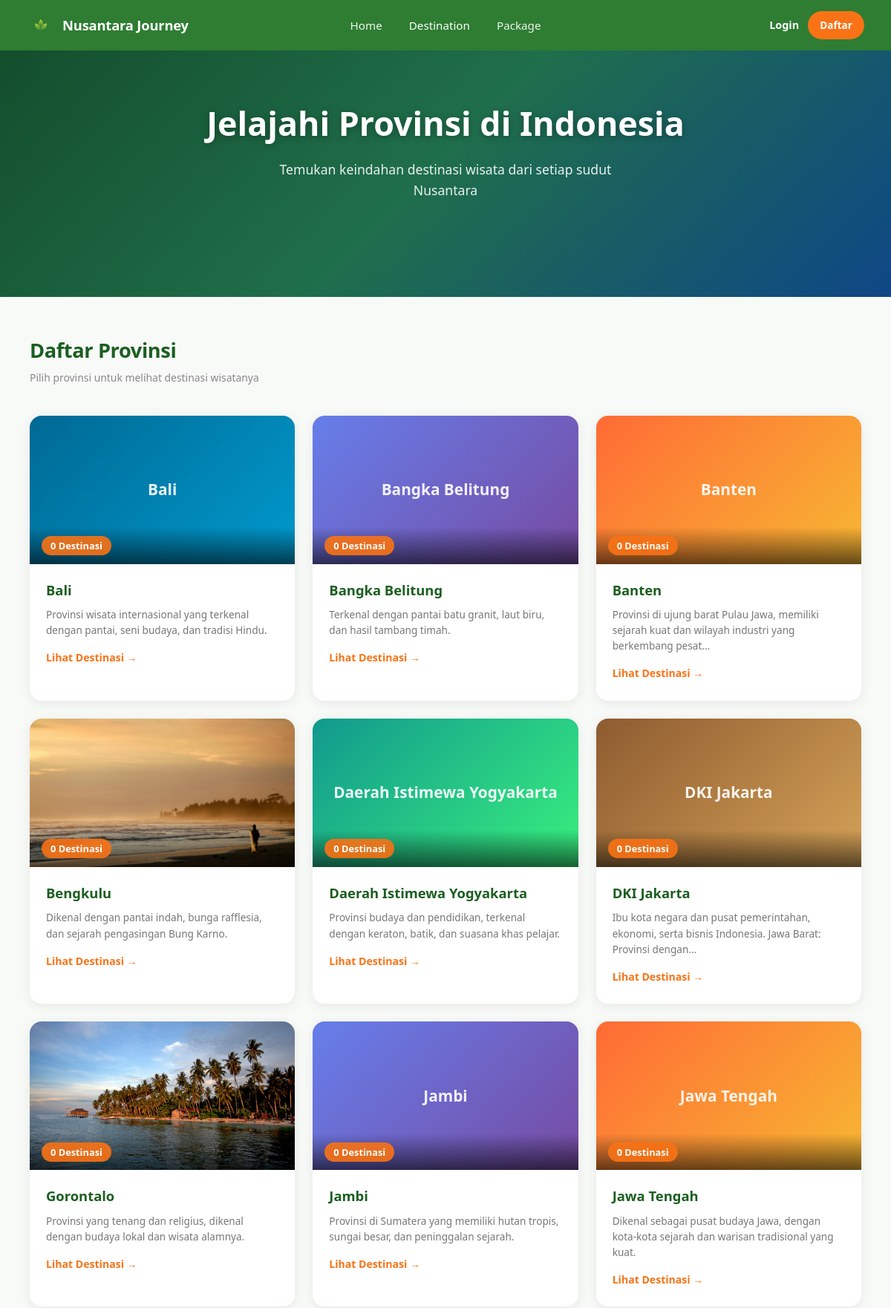
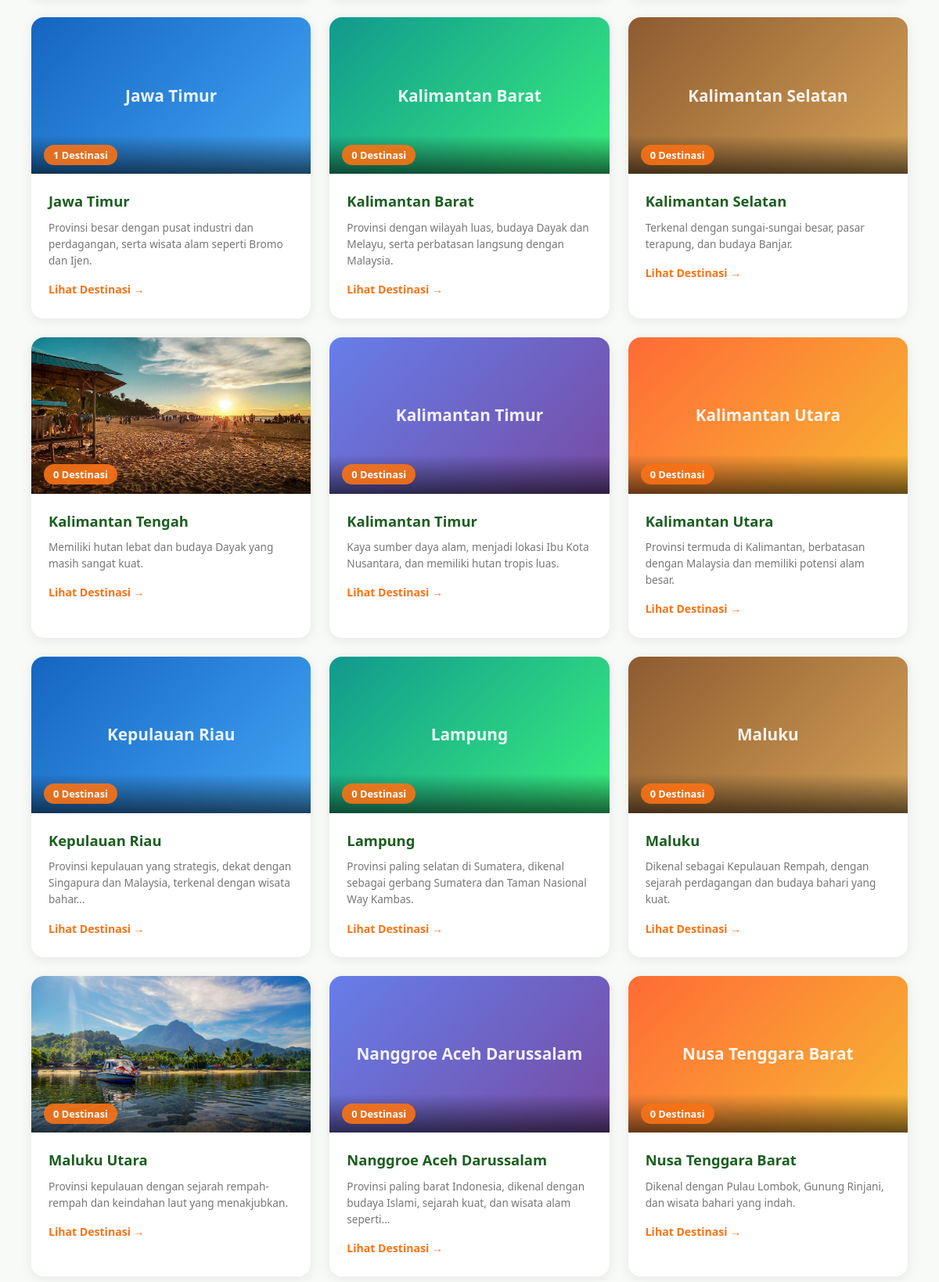
Screenshot of /user/provinsi.php (upper part) with the database file from the repository (2 pictures, top to bottom).
### tables this page shows
CREATE TABLE `provinsi` (
  `id` int(11) NOT NULL,
  `nama_provinsi` varchar(100) NOT NULL,
  `pulau` varchar(100) DEFAULT NULL,
  `ibu_kota` varchar(100) DEFAULT NULL,
  `populasi` varchar(50) DEFAULT NULL,
  `deskripsi` text DEFAULT NULL,
  `gambar` varchar(255) DEFAULT NULL,
  `highlight` varchar(255) DEFAULT NULL,
  `created_at` timestamp NOT NULL DEFAULT current_timestamp()
);

### user/provinsi.php (the view, shortened to what this page needs)
<?php
require_once '../koneksi.php';
$q = mysqli_query($koneksi, "SELECT p.*, COUNT(d.id) as jumlah_destinasi
    FROM provinsi p
    LEFT JOIN destinasi d ON p.id = d.provinsi_id
    GROUP BY p.id
    ORDER BY p.nama_provinsi ASC");
$warna_fallback = [
    'linear-gradient(135deg,#006994,#0099cc)',
    'linear-gradient(135deg,#667eea,#764ba2)',
    'linear-gradient(135deg,#ff6b35,#f7b733)',
    'linear-gradient(135deg,#1565c0,#42a5f5)',
    'linear-gradient(135deg,#11998e,#38ef7d)',
    'linear-gradient(135deg,#8e5b30,#d4a257)',
];
?>
<!DOCTYPE html>
<html lang="id">
<head>
    <link rel="stylesheet" href="../assets/css/index.css">
    <link rel="stylesheet" href="../assets/css/provinsi.css">
    <link rel="stylesheet" href="https://cdnjs.cloudflare.com/ajax/libs/font-awesome/6.5.1/css/all.min.css">
</head>
<body>
    <nav class="main-nav">
        <a href="../index.php" class="nav-brand">
            <img src="../uploads/logo.png" alt="Logo" class="nav-logo-leaf" onerror="this.style.display='none'">
            <span class="nav-brand-name">Nusantara Journey</span>
        </a>
        <div class="nav-links">
            <a href="../index.php">Home</a>
            <a href="provinsi.php" class="aktif">Destination</a>
            <a href="provinsi.php">Package</a>
        </div>
        <div style="display: flex; gap: 12px; align-items: center;">
            <?php if (isset($_SESSION['user_id'])): ?>
                <a href="dashboard.php" style="color: white; text-decoration: none; font-weight: 600; font-size: 0.9rem;">Dashboard</a>
                <a href="../logout.php" style="background: rgba(255,255,255,0.2); color: white; padding: 8px 16px; border-radius: 20px; text-decoration: none; font-weight: 600; font-size: 0.85rem;">Logout</a>
            <?php else: ?>
                <a href="../login.php" style="color: white; text-decoration: none; font-weight: 600; font-size: 0.9rem;">Login</a>
                <a href="../register.php" style="background: #f97316; color: white; padding: 8px 16px; border-radius: 20px; text-decoration: none; font-weight: 600; font-size: 0.85rem;">Daftar</a>
            <?php endif; ?>
        </div>
    </nav>
    <section class="provinsi-hero">
        <div class="provinsi-hero-overlay"></div>
        <div class="provinsi-hero-content">
            <h1>Jelajahi Provinsi di Indonesia</h1>
            <p>Temukan keindahan destinasi wisata dari setiap sudut Nusantara</p>
        </div>
    </section>
    <section class="provinsi-section">
        <div class="section-container">
            <div class="section-header" style="margin-bottom: 40px;">
                <div class="section-header-left">
                    <h2>Daftar Provinsi</h2>
                    <p>Pilih provinsi untuk melihat destinasi wisatanya</p>
                </div>
            </div>
            <?php if ($q && mysqli_num_rows($q) > 0): ?>
            <div class="provinsi-grid">
                <?php $i = 0; while ($row = mysqli_fetch_assoc($q)):
                    $warna = $warna_fallback[$i % count($warna_fallback)];
                    $ada_gambar = !empty($row['gambar']) && file_exists('../uploads/' . $row['gambar']);
                    $i++;
                ?>
                <a class="provinsi-card" href="provinsi_detail.php?id=<?= $row['id'] ?>">
                    <div class="provinsi-card-img">
                        <?php if ($ada_gambar): ?>
                            <img src="../uploads/<?= htmlspecialchars($row['gambar']) ?>" alt="<?= htmlspecialchars($row['nama_provinsi']) ?>">
                        <?php else: ?>
                            <div class="provinsi-card-fallback" style="background:<?= $warna ?>">
                                <span><?= htmlspecialchars($row['nama_provinsi']) ?></span>
                            </div>
                        <?php endif; ?>
                        <div class="provinsi-card-overlay">
                            <span class="provinsi-card-count"><?= $row['jumlah_destinasi'] ?> Destinasi</span>
                        </div>
                    </div>
                    <div class="provinsi-card-body">
                        <h3><?= htmlspecialchars($row['nama_provinsi']) ?></h3>
                        <p><?= htmlspecialchars(substr($row['deskripsi'] ?? '', 0, 100)) ?><?= strlen($row['deskripsi'] ?? '') > 100 ? '...' : '' ?></p>
                        <span class="btn-provinsi-detail">Lihat Destinasi &rarr;</span>
                    </div>
                </a>
                <?php endwhile; ?>
            </div>
            <?php else: ?>
            <div class="provinsi-empty">
                <p>Belum ada provinsi tersedia.</p>
            </div>
            <?php endif; ?>
        </div>
    </section>
</body>
</html>

### assets/css/index.css (style rules this page uses)
*, *::before, *::after { box-sizing: border-box; margin: 0; padding: 0; }
body { font-family: 'Segoe UI', Tahoma, Geneva, Verdana, sans-serif; line-height: 1.6; color: #333; }
.main-nav { position: absolute; top: 0; left: 0; right: 0; z-index: 100; padding: 0 36px; height: 68px; display: flex; justify-content: space-between; align-items: center; background: #2e7d32; }
.nav-brand { display: flex; align-items: center; gap: 10px; text-decoration: none; }
.nav-logo-leaf { width: 38px; height: 38px; }
.nav-brand-name { color: white; font-size: 1.15rem; font-weight: 700; letter-spacing: -0.2px; }
.nav-links { display: flex; align-items: center; gap: 36px; position: absolute; left: 50%; transform: translateX(-50%); }
.nav-links a { color: rgba(255,255,255,0.92); text-decoration: none; font-size: 0.95rem; font-weight: 500; transition: color 0.2s; }
.nav-links a:hover, .nav-links a.aktif { color: white; }
.section-container { max-width: 1200px; margin: 0 auto; }
.section-header { margin-bottom: 30px; display: flex; justify-content: space-between; align-items: flex-end; }
.section-header-left h2 { font-size: 1.7rem; color: #1b5e20; font-weight: 800; margin-bottom: 4px; letter-spacing: -0.4px; }
.section-header-left p { color: #888; font-size: 0.87rem; }

### assets/css/provinsi.css (style rules this page uses)
.provinsi-hero { position: relative; height: 50vh; min-height: 300px; display: flex; align-items: center; justify-content: center; background: linear-gradient(135deg, #1a6b3c 0%, #2d9e6b 50%, #1565c0 100%); overflow: hidden; }
.provinsi-hero-overlay { position: absolute; inset: 0; background: rgba(0,0,0,0.3); }
.provinsi-hero-content { position: relative; z-index: 2; text-align: center; padding: 0 20px; }
.provinsi-hero-content h1 { font-size: 2.8rem; color: white; font-weight: 900; margin-bottom: 12px; text-shadow: 0 2px 10px rgba(0,0,0,0.3); }
.provinsi-hero-content p { color: rgba(255,255,255,0.9); font-size: 1.1rem; max-width: 500px; margin: 0 auto; }
.provinsi-section { padding: 50px 40px 80px; background: #f8faf8; }
.provinsi-grid { display: grid; grid-template-columns: repeat(auto-fill, minmax(320px, 1fr)); gap: 24px; }
.provinsi-card { background: white; border-radius: 16px; overflow: hidden; box-shadow: 0 3px 16px rgba(0,0,0,0.08); transition: transform 0.3s, box-shadow 0.3s; text-decoration: none; color: inherit; display: block; }
.provinsi-card-img { height: 200px; position: relative; overflow: hidden; }
.provinsi-card-img img { width: 100%; height: 100%; object-fit: cover; display: block; transition: transform 0.4s ease; }
.provinsi-card-fallback { width: 100%; height: 100%; display: flex; align-items: center; justify-content: center; color: rgba(255,255,255,0.9); font-size: 1.3rem; font-weight: 700; }
.provinsi-card-overlay { position: absolute; bottom: 0; left: 0; right: 0; padding: 12px 16px; background: linear-gradient(to top, rgba(0,0,0,0.6), transparent); }
.provinsi-card-count { color: white; font-size: 0.8rem; font-weight: 600; background: rgba(249,115,22,0.9); padding: 4px 12px; border-radius: 20px; }
.provinsi-card-body { padding: 20px 22px 24px; }
.provinsi-card-body h3 { font-size: 1.15rem; color: #1b5e20; font-weight: 800; margin-bottom: 8px; }
.provinsi-card-body p { color: #777; font-size: 0.85rem; line-height: 1.55; margin-bottom: 14px; }
.btn-provinsi-detail { display: inline-block; color: #f97316; font-weight: 700; font-size: 0.88rem; text-decoration: none; transition: color 0.2s; }

### rows the page displays
provinsi: nama_provinsi "Bali", jumlah_destinasi "0", deskripsi "Provinsi wisata internasional yang terkenal dengan pantai, seni budaya, dan tradisi Hindu."
provinsi: nama_provinsi "Bangka Belitung", jumlah_destinasi "0", deskripsi "Terkenal dengan pantai batu granit, laut biru, dan hasil tambang timah."
provinsi: nama_provinsi "Banten", jumlah_destinasi "0", deskripsi "Provinsi di ujung barat Pulau Jawa, memiliki sejarah kuat dan wilayah industri yang berkembang pesat"
provinsi: gambar (picture), jumlah_destinasi "0", nama_provinsi "Bengkulu", deskripsi "Dikenal dengan pantai indah, bunga rafflesia, dan sejarah pengasingan Bung Karno."
provinsi: nama_provinsi "Daerah Istimewa Yogyakarta", jumlah_destinasi "0", deskripsi "Provinsi budaya dan pendidikan, terkenal dengan keraton, batik, dan suasana khas pelajar."
provinsi: nama_provinsi "DKI Jakarta", jumlah_destinasi "0", deskripsi "Ibu kota negara dan pusat pemerintahan, ekonomi, serta bisnis Indonesia. Jawa Barat: Provinsi dengan"
provinsi: gambar (picture), jumlah_destinasi "0", nama_provinsi "Gorontalo", deskripsi "Provinsi yang tenang dan religius, dikenal dengan budaya lokal dan wisata alamnya."
provinsi: nama_provinsi "Jambi", jumlah_destinasi "0", deskripsi "Provinsi di Sumatera yang memiliki hutan tropis, sungai besar, dan peninggalan sejarah."
provinsi: nama_provinsi "Jawa Tengah", jumlah_destinasi "0", deskripsi "Dikenal sebagai pusat budaya Jawa, dengan kota-kota sejarah dan warisan tradisional yang kuat."
provinsi: nama_provinsi "Jawa Timur", jumlah_destinasi "1", deskripsi "Provinsi besar dengan pusat industri dan perdagangan, serta wisata alam seperti Bromo dan Ijen."
provinsi: nama_provinsi "Kalimantan Barat", jumlah_destinasi "0", deskripsi "Provinsi dengan wilayah luas, budaya Dayak dan Melayu, serta perbatasan langsung dengan Malaysia."
provinsi: nama_provinsi "Kalimantan Selatan", jumlah_destinasi "0", deskripsi "Terkenal dengan sungai-sungai besar, pasar terapung, dan budaya Banjar."
provinsi: gambar (picture), jumlah_destinasi "0", nama_provinsi "Kalimantan Tengah", deskripsi "Memiliki hutan lebat dan budaya Dayak yang masih sangat kuat."
provinsi: nama_provinsi "Kalimantan Timur", jumlah_destinasi "0", deskripsi "Kaya sumber daya alam, menjadi lokasi Ibu Kota Nusantara, dan memiliki hutan tropis luas."
provinsi: nama_provinsi "Kalimantan Utara", jumlah_destinasi "0", deskripsi "Provinsi termuda di Kalimantan, berbatasan dengan Malaysia dan memiliki potensi alam besar."
provinsi: nama_provinsi "Kepulauan Riau", jumlah_destinasi "0", deskripsi "Provinsi kepulauan yang strategis, dekat dengan Singapura dan Malaysia, terkenal dengan wisata bahar"
provinsi: nama_provinsi "Lampung", jumlah_destinasi "0", deskripsi "Provinsi paling selatan di Sumatera, dikenal sebagai gerbang Sumatera dan Taman Nasional Way Kambas."
provinsi: nama_provinsi "Maluku", jumlah_destinasi "0", deskripsi "Dikenal sebagai Kepulauan Rempah, dengan sejarah perdagangan dan budaya bahari yang kuat."
provinsi: gambar (picture), jumlah_destinasi "0", nama_provinsi "Maluku Utara", deskripsi "Provinsi kepulauan dengan sejarah rempah-rempah dan keindahan laut yang menakjubkan."
provinsi: nama_provinsi "Nanggroe Aceh Darussalam", jumlah_destinasi "0", deskripsi "Provinsi paling barat Indonesia, dikenal dengan budaya Islami, sejarah kuat, dan wisata alam seperti"
provinsi: nama_provinsi "Nusa Tenggara Barat", jumlah_destinasi "0", deskripsi "Dikenal dengan Pulau Lombok, Gunung Rinjani, dan wisata bahari yang indah."
